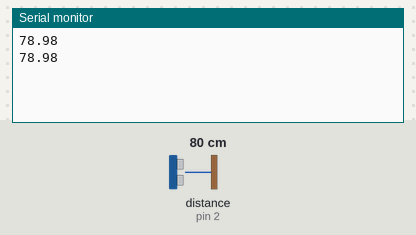
The sketch below on a simulated Arduino Uno, built with avr-gcc and run on an emulated ATmega328P. Parts: the last lines printed to the serial monitor. Wiring (inferred from the names in the program): ultrasonic range finder: trigger pin 4; echo pin 2. The test bench sets the inputs (shaded band); at power-on: distance to the obstacle (sensor on pin 2) 80 cm. The echo pulse lasts 58.3 µs per cm.

Above: at 1.8 s.
1.9 s: distance to the obstacle (sensor on pin 2) set to 2 cm
At 2.8 s:
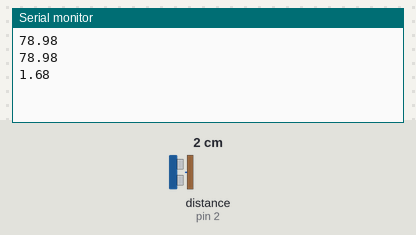
3.4 s: distance to the obstacle (sensor on pin 2) set to 4 cm
At 4.8 s:
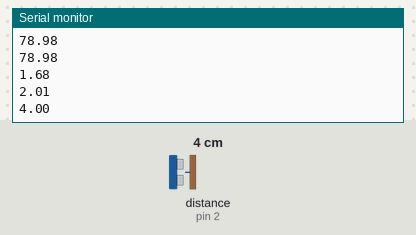
Timing chart, 0 to 6.4 s (numbered marks = the images above; inputs shaded):
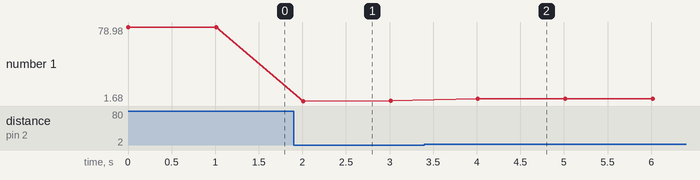

Measured:
- after the input at 1.9 s, the serial monitor: prints a new line after 0.11 s (image 1)
- after the input at 3.4 s, the serial monitor: prints a new line after 0.61 s (image 2)
- plotted number 1: 78.98 → 2.01 after the input at 1.9 s, 2.01 → 4 after the input at 3.4 s

The sketch:

Ultrasonic_sensor.ino
```cpp
float  distance , speed = 0.034;
double time;

#define Trig 4
#define Echo 2

void setup() {
  pinMode(Trig , OUTPUT);
  pinMode(Echo , INPUT);
  Serial.begin(9600);
  Serial.flush();
}

void loop() {
  digitalWrite(Trig , LOW);
  delayMicroseconds(2);
  digitalWrite(Trig , HIGH);
  delayMicroseconds(10);
  digitalWrite(Trig, LOW);
  time = pulseIn(Echo , HIGH);

  distance = (speed * time )/2.0;
  //distance = distance / 10000.0;

  Serial.println(distance);
  delay(1000);


}
```
